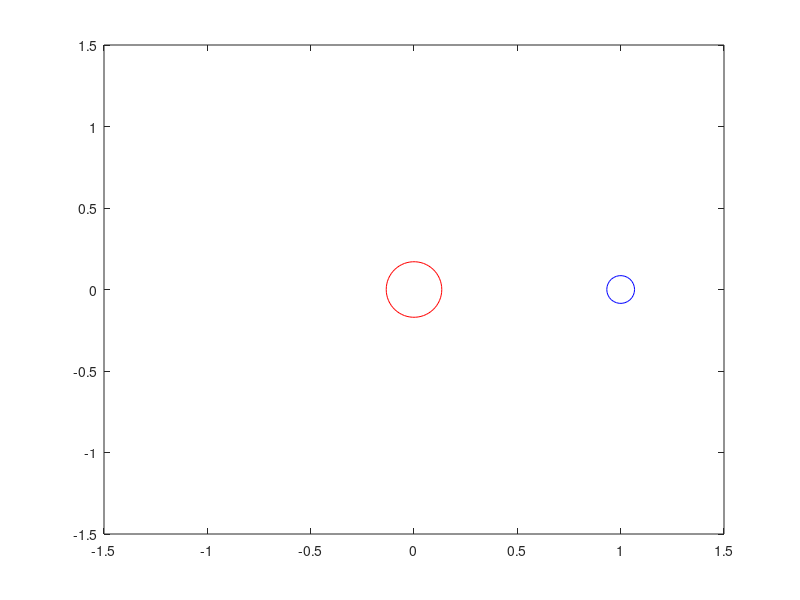

MATLAB code for this plot: (Note: this script raises an error after producing the figure.)
% Demo: planetal orbit around the sun using ode45.
clear all
clc
close all
global MG
MG=1;
tmax=6.28*100;   % 100 rounds

x=1;
y=0;
u=0;
v=1;             % This should result in a perfect circle orbit
E0=0.5*(u^2+v^2)-MG/(sqrt(x^2+y^2));
figure('Name','Planet orbit')
plot(0,0,'ro','MarkerSize',40)
axis([-1.5 1.5 -1.5 1.5])
hold on
h=plot(x,y,'bo','MarkerSize',20);

options=odeset('RelTol',1e-6,'AbsTol',1e-10);    % Can specify better accuracy
[t,y]=ode45(@func,[0 tmax],[x y u v],options);
plot(y(:,1),y(:,2))                              % plot(x,y)
hold off

% Check that the total mechanical energy is constant:
figure('Name','Mechanical Energy as a function of time')
E=0.5*(y(:,3).^2 + y(:,4).^2)-MG./(sqrt(y(:,1).^2+y(:,2).^2));
plot(t,E-E0)
xlabel('Time')
ylabel('E_{kinetic} + E_{potential}')

figure(3)
comet(y(:,1),y(:,2))       % MATLAB's built-inn animation


